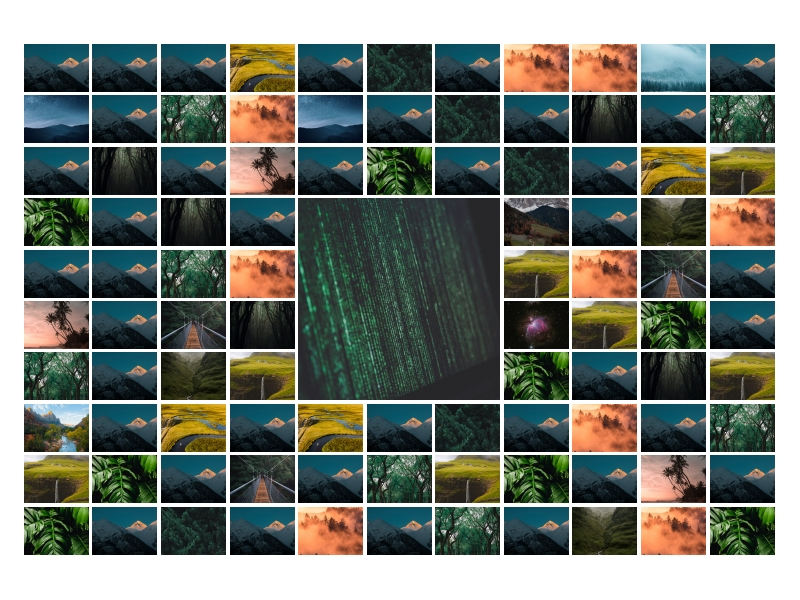
#> input picture Tarea 6/flag.jpg, 800 x 600 px
$ python collage.py
#> lines starting #> are read from the running program, lines starting #| are printed output that depends on the picture; after the words box and inside, x2 and y2 are one past the last pixel; in counts of white or black regions, pixels touching at a corner belong together
import cv2

# Cargar la imagen
image = cv2.imread('flag.jpg')
#> image is the input picture: shape (600, 800, 3); mean B, G, R 113.7, 122.1, 115.9

# Convertir la imagen a escala de grises
gray = cv2.cvtColor(image, cv2.COLOR_BGR2GRAY)
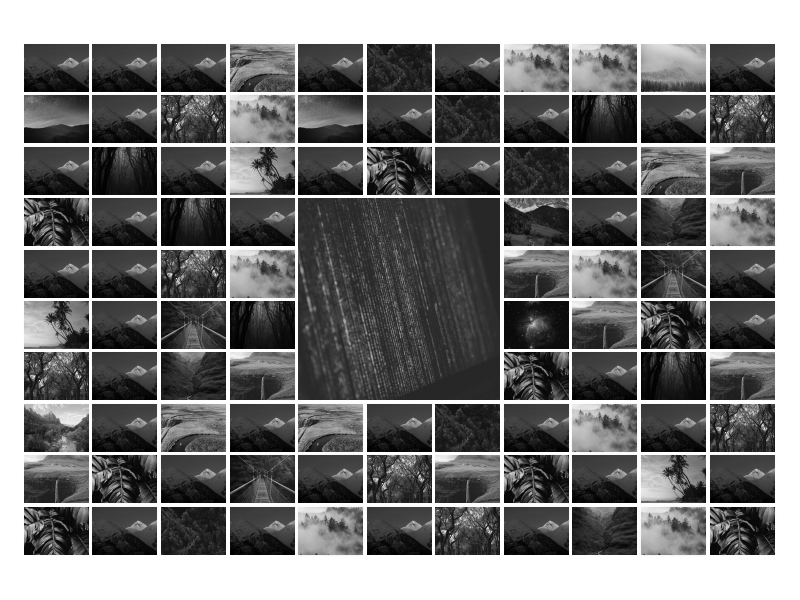
#> gray: shape (600, 800); min 0, max 255, mean 119.3

# Aplicar un umbral
_, thresh = cv2.threshold(gray, 240, 255, cv2.THRESH_BINARY)
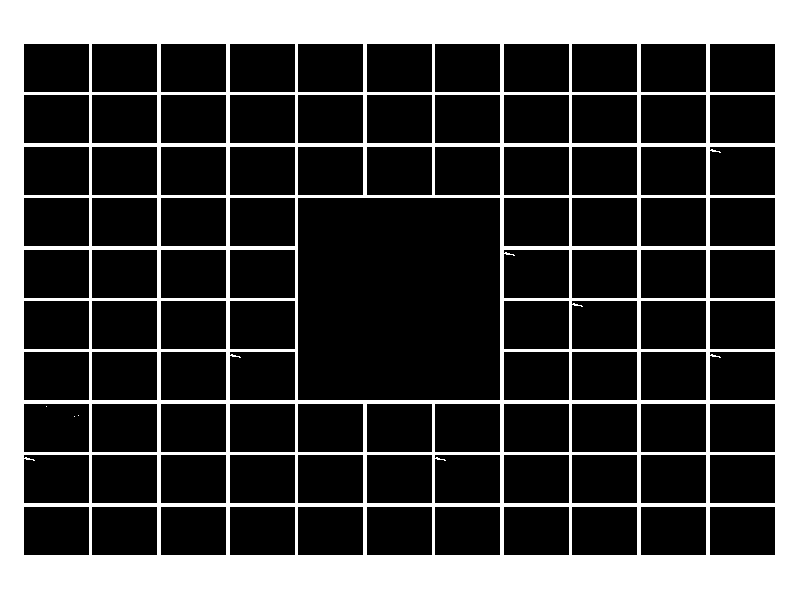
#> thresh: shape (600, 800); 27.8% white; 4 white regions (3 under 20 px)

# Encontrar los contornos
contours, _ = cv2.findContours(thresh, cv2.RETR_TREE, cv2.CHAIN_APPROX_SIMPLE)
#> contours = 103 contours, 3 with area under 20; largest, box (x1, y1, x2, y2) and area: (0, 0, 800, 600) 478601, (297, 197, 501, 401) 41207, (709, 506, 776, 556) 3232, (640, 506, 707, 556) 3232, (571, 506, 638, 556) 3232

# Crear un conjunto para almacenar las subimágenes únicas
subimages_set = set()

# Iterar sobre los contornos
for contour in contours:
    # Obtener las coordenadas y dimensiones del contorno
    x, y, w, h = cv2.boundingRect(contour)

    # Recortar la subimagen
    subimage = image[y:y+h, x:x+w]

    # Convertir la subimagen a una cadena de bytes para compararla con las subimágenes ya guardadas
    subimage_bytes = cv2.imencode('.jpg', subimage)[1].tobytes()

    # Agregar la subimagen al conjunto si no está repetida
    if subimage_bytes not in subimages_set:
        subimages_set.add(subimage_bytes)

        # Guardar la subimagen
        cv2.imwrite(f'subimage_{len(subimages_set)}.jpg', subimage)
#> this loop made 103 passes
#> (x, y, w, h) on passes 2 to 13: (709, 506, 67, 50), (640, 506, 67, 50), (571, 506, 67, 50), (503, 506, 67, 50), (434, 506, 67, 50), (366, 506, 67, 50), (297, 506, 67, 50), (229, 506, 67, 50), (160, 506, 67, 50), (91, 506, 67, 50), (23, 506, 67, 50), (709, 454, 67, 50)
#> (x, y, w, h, subimage) on passes 35 to 37: (74, 416, 1, 1, [[255, 245, 231]]), (78, 415, 1, 1, [[255, 249, 232]]), (46, 406, 1, 1, [[255, 252, 230]])
#> pass 2, `subimage = image[y:y+h, x:x+w]`:
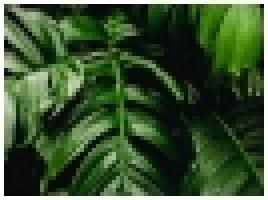
#> subimage: shape (50, 67, 3) (shown 4 times larger); mean B, G, R 47.4, 82.8, 58
#> pass 3, `subimage = image[y:y+h, x:x+w]`:
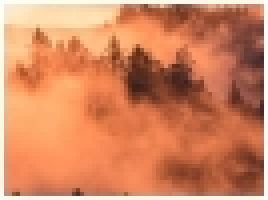
#> subimage: shape (50, 67, 3) (shown 4 times larger); mean B, G, R 94.8, 133.2, 210.7
#> after the loop, subimages_set = 103 items

# Mostrar la imagen original
cv2.imshow('Original', image)
cv2.waitKey(0)
cv2.destroyAllWindows()
